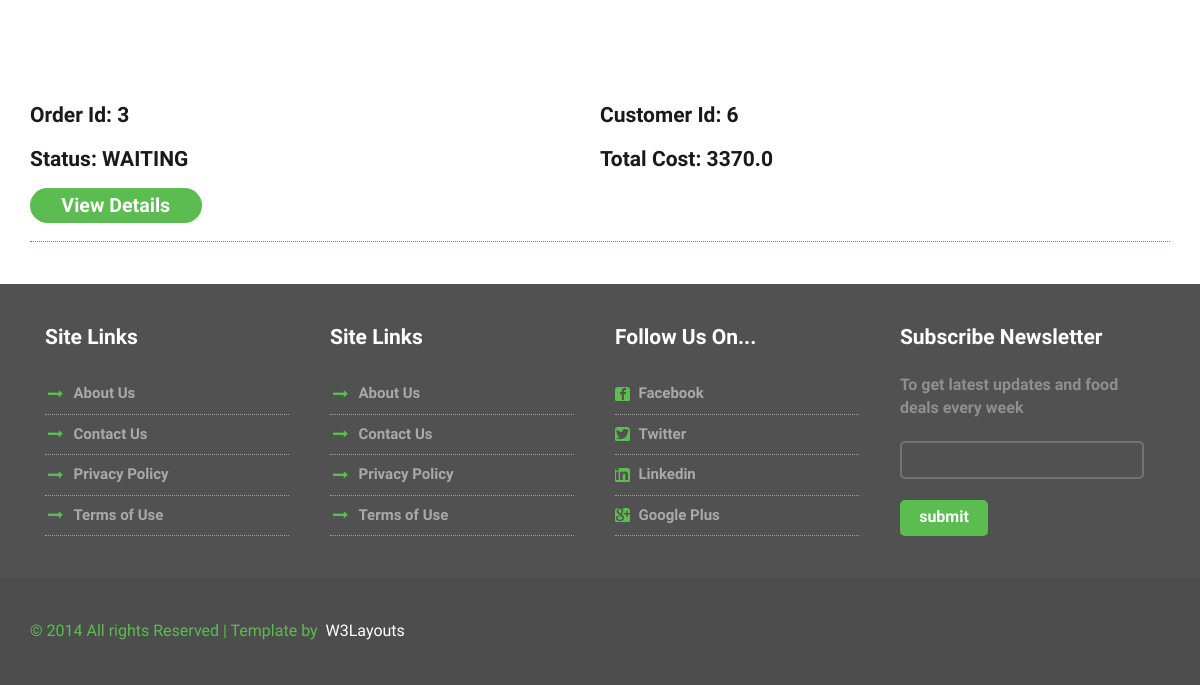
The app's page /pending_orders (signed in, lower part), older data.
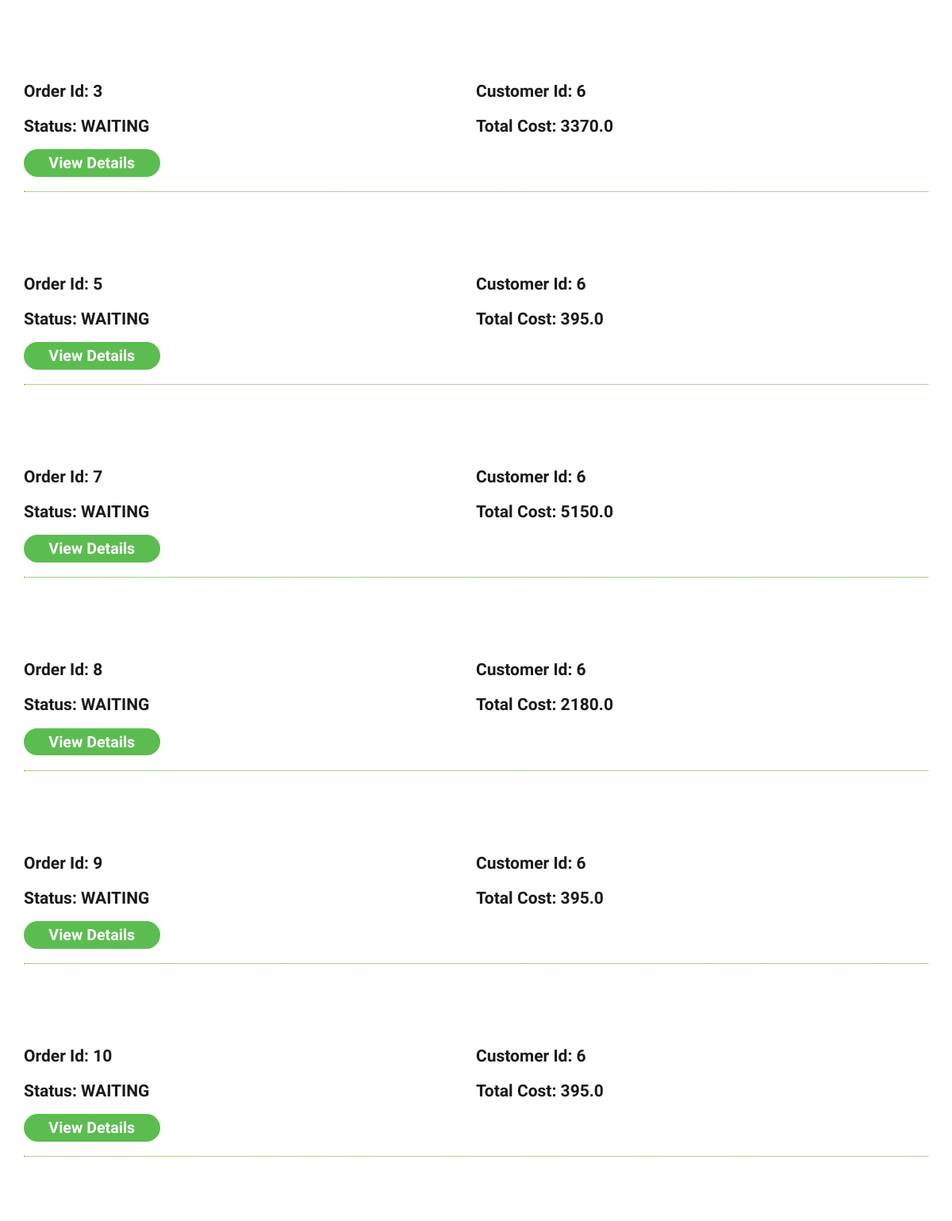
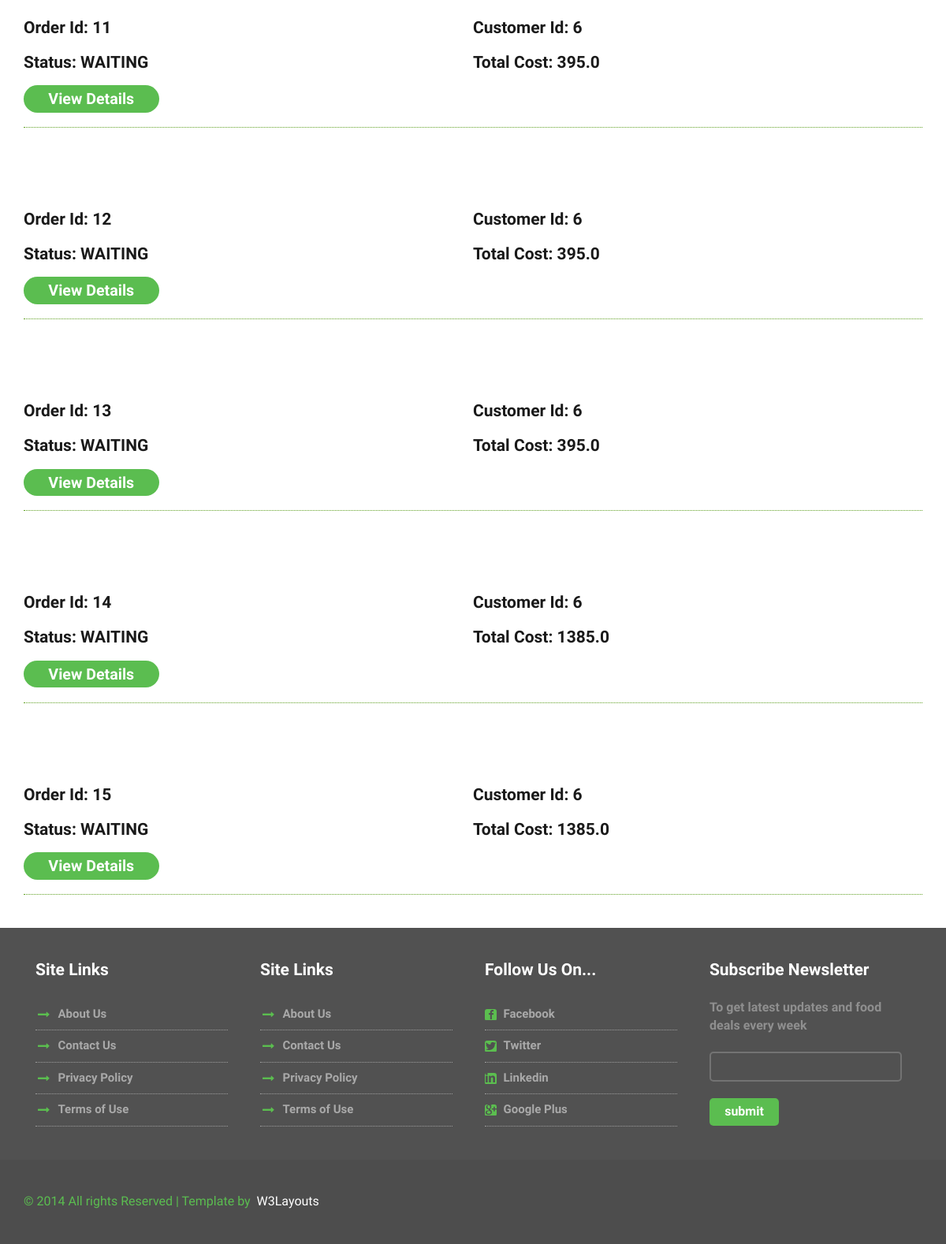
The same page, newer data (2 pictures, top to bottom).
### tables this page shows
CREATE TABLE "order" (
	`id`	INTEGER NOT NULL PRIMARY KEY AUTOINCREMENT UNIQUE,
	`restaurant_id`	INTEGER,
	`customer_id`	INTEGER,
	`status`	TEXT NOT NULL,
	`description`	TEXT,
	`cost`	REAL,
	`review`	TEXT,
	FOREIGN KEY(`restaurant_id`) REFERENCES `restaurant`(`id`) ON DELETE CASCADE,
	FOREIGN KEY(`customer_id`) REFERENCES `customer`(`id`)
);

### routes.py (the view)
@app.route('/pending_orders', methods=['GET','POST'])
def pending_orders():
    if 'username' in session:
        restaurant_id = session['id']
        ordr = dbHandler.get_pending_orders(restaurant_id)
        print(ordr)
        return render_template('pending_orders.html', orders=ordr, logged_in=True)
    else:
        return render_template('index.html')

### models.py (called while the page is built)
def get_pending_orders(restaurant_id):
    conn = sql.connect("digin.db")
    t = (restaurant_id,"WAITING")
    sqlQuery = "select * from 'order' where restaurant_id = ? AND status = ?"
    cur = conn.cursor()
    cur.execute(sqlQuery, t)
    row = cur.fetchall()
    conn.close()
    return row

### templates/pending_orders.html (shortened to what this page needs)
<!DOCTYPE html>
<html>
<head>
<link href="../static/css/bootstrap.css" rel='stylesheet' type='text/css' />
<link href="../static/css/style.css" rel="stylesheet" type="text/css" media="all" />
<link href="../static/css/animate.css" rel='stylesheet' type='text/css' />
</head>
<body>
    {% for row in orders %}
	<div class="orders">
	<div class="container">
		<div class="order-top">
            <li class="item-lists"><h4>Order Id: {{row[0]}}</h4>
			</li>
            <li class="item-lists"><h4>Customer Id: {{row[2]}}</h4>
			</li>
            <li class="item-lists"><h4>Status: {{row[3]}}</h4>
			</li>
            <li class="item-lists"><h4>Total Cost: {{row[5]}}</h4>
			</li>
			<div class="clearfix"></div>
            <form id="{{row[0]}}" action="/view_details_of_order" method="post">
						<ul class="qty">
							<li><a class="morebtn hvr-rectangle-in" href="#" onclick='document.getElementById("{{row[0]}}").submit();'>View Details</a></li>
						</ul>
            </form>
		</div>
		</div>
	</div>
{% endfor %}
	<div class="contact-section" id="contact">
			<div class="container">
				<div class="contact-section-grids">
					<div class="col-md-3 contact-section-grid wow fadeInLeft" data-wow-delay="0.4s">
						<h4>Site Links</h4>
						<ul>
							<li><i class="point"></i></li>
							<li class="data"><a href="#">About Us</a></li>
						</ul>
						<ul>
							<li><i class="point"></i></li>
							<li class="data"><a href="#">Contact Us</a></li>
						</ul>
						<ul>
							<li><i class="point"></i></li>
							<li class="data"><a href="#">Privacy Policy</a></li>
						</ul>
						<ul>
							<li><i class="point"></i></li>
							<li class="data"><a href="#">Terms of Use</a></li>
						</ul>
					</div>
					<div class="col-md-3 contact-section-grid wow fadeInLeft" data-wow-delay="0.4s">
						<h4>Site Links</h4>
						<ul>
							<li><i class="point"></i></li>
							<li class="data"><a href="#">About Us</a></li>
						</ul>
						<ul>
							<li><i class="point"></i></li>
							<li class="data"><a href="#">Contact Us</a></li>
						</ul>
						<ul>
							<li><i class="point"></i></li>
							<li class="data"><a href="#">Privacy Policy</a></li>
						</ul>
						<ul>
							<li><i class="point"></i></li>
							<li class="data"><a href="#">Terms of Use</a></li>
						</ul>
					</div>
					<div class="col-md-3 contact-section-grid wow fadeInRight" data-wow-delay="0.4s">
						<h4>Follow Us On...</h4>
						<ul>
							<li><i class="fb"></i></li>
							<li class="data"> <a href="#">  Facebook</a></li>
						</ul>
						<ul>
							<li><i class="tw"></i></li>
							<li class="data"> <a href="#">Twitter</a></li>
						</ul>
						<ul>
							<li><i class="in"></i></li>
							<li class="data"><a href="#"> Linkedin</a></li>
						</ul>
						<ul>
							<li><i class="gp"></i></li>
							<li class="data"><a href="#">Google Plus</a></li>
						</ul>
					</div>
					<div class="col-md-3 contact-section-grid nth-grid wow fadeInRight" data-wow-delay="0.4s">
						<h4>Subscribe Newsletter</h4>
						<p>To get latest updates and food deals every week</p>
						<input type="text" class="text" value="" onfocus="this.value = '';" onblur="if (this.value == '') {this.value = '';}">
						<input type="submit" value="submit">
						</div>
					<div class="clearfix"></div>
				</div>
			</div>
		</div>
	<div class="footer">
		<div class="container">
			<p class="wow fadeInLeft" data-wow-delay="0.4s">&copy; 2014  All rights  Reserved | Template by &nbsp;<a href="http://w3layouts.com" target="target_blank">W3Layouts</a></p>
		</div>
	</div>
</body>
</html>

Row changes from the older to the newer data that the page shows:
added order: id "5", customer "6", status "WAITING", cost "395.0"
added order: id "7", customer "6", status "WAITING", cost "5150.0"
added order: id "8", customer "6", status "WAITING", cost "2180.0"
added order: id "9", customer "6", status "WAITING", cost "395.0"
added order: id "10", customer "6", status "WAITING", cost "395.0"
added order: id "11", customer "6", status "WAITING", cost "395.0"
added order: id "12", customer "6", status "WAITING", cost "395.0"
added order: id "13", customer "6", status "WAITING", cost "395.0"
added order: id "14", customer "6", status "WAITING", cost "1385.0"
added order: id "15", customer "6", status "WAITING", cost "1385.0"
